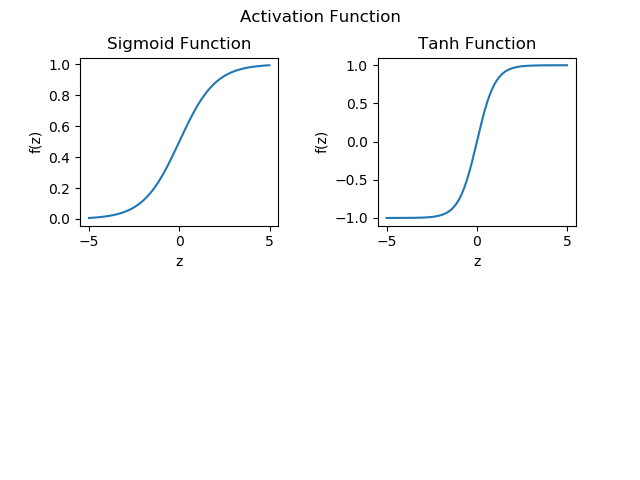

The script that saved this image:
import numpy as np
import matplotlib.pyplot as plt
import math


def sigmoid(x):
    return 1 / (1 + math.exp(-x))


def tanh(x):
    return math.tanh(x)


def ReLU(x):
    if x > 0:
        return x
    else:
        return 0


x = np.arange(-5, 5, 0.01)
y_sigmoid = list()
y_tanh = list()
y_ReLU = list()
for i in x:
    y_sigmoid.append(sigmoid(i))
    y_tanh.append(tanh(i))
    y_ReLU.append(ReLU(i))

plt.figure(1)
plt.suptitle('Activation Function')
plt.subplot(221)
plt.title('Sigmoid Function')
plt.plot(x, y_sigmoid)
plt.xlabel('z')
plt.ylabel('f(z)')
plt.subplot(222)
plt.title('Tanh Function')
plt.plot(x, y_tanh)
plt.xlabel('z')
plt.ylabel('f(z)')
# plt.subplot(223)
# plt.title('ReLU Function')
# plt.plot(x, y_ReLU)
# plt.xlabel('z')
# plt.ylabel('f(z)')
plt.subplots_adjust(wspace=0.5)
plt.savefig('plot.png')
